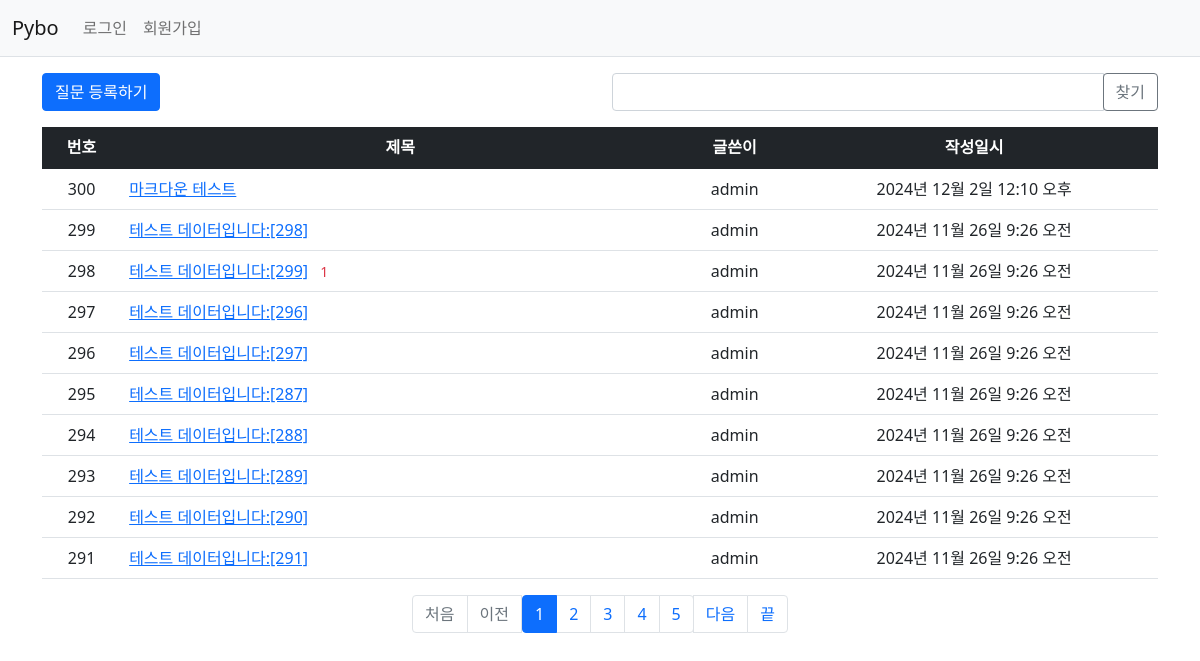
Screenshot of /pybo/ with the database file from the repository.
### pybo/models.py (models this page shows, shortened)
class Question(models.Model):
    author = models.ForeignKey(
        User, on_delete=models.CASCADE, related_name="author_question"
    )
    subject = models.CharField(max_length=200)
    content = models.TextField()
    create_date = models.DateTimeField()
    modify_date = models.DateTimeField(null=True, blank=True)
    voter = models.ManyToManyField(User, related_name="voter_question")

### pybo/views/base_views.py (the view, shortened to what this page needs)
# urls.py: path("", base_views.index, name="index"),
def index(request):
    page = request.GET.get("page", "1")
    kw = request.GET.get("kw", "")
    question_list = Question.objects.order_by("-create_date")
    paginator = Paginator(question_list, 10)
    max_index = len(paginator.page_range)
    page_obj = paginator.get_page(page)
    current_page = int(page)
    group_start = ((current_page - 1) // 5) * 5 + 1
    group_end = min(group_start + 4, paginator.num_pages)
    context = {
        "question_list": page_obj,
        "page": page,
        "kw": kw,
        "max_index": max_index,
        "group_start": group_start,
        "group_end": group_end,
    }
    return render(request, "pybo/question_list.html", context)

### pybo/templatetags/pybo_filter.py (called while the page is built)
@register.filter
def sub(value, arg):
    return value - arg

### templates/pybo/question_list.html (shortened to what this page needs)
{% extends "base.html" %}
{% load pybo_filter %}
{% block content %}
<div class="container my-3">
    <div class="row my-3">
        <div class="col-6">
            <a href="{% url 'pybo:question_create' %}" class="btn btn-primary">질문 등록하기</a>
        </div>
        <div class="col-6">
            <div class="input-group">
                <input type="text" id="search_kw" class="form-control" value="{{ kw|default_if_none:'' }}">
                <div class="input-group-append">
                    <button class="btn btn-outline-secondary" type="button" id="btn_search">찾기</button>
                </div>
            </div>
        </div>
    </div>
    <table class="table">
        <thead>
        <tr class="text-center table-dark">
            <th>번호</th>
            <th style="width:50%">제목</th>
            <th>글쓴이</th>
            <th>작성일시</th>
        </tr>
        </thead>
        <tbody>
        {% if question_list %}
        {% for question in question_list %}
        <tr class="text-center">
            <td>
                {{ question_list.paginator.count|sub:question_list.start_index|sub:forloop.counter0|add:1 }}
            </td>
            <td class="text-start">
                <a href="{% url 'pybo:detail' question.id %}">{{ question.subject }}</a>
                {% if question.answer_set.count > 0 %}
                <span class="text-danger small mx-2">{{ question.answer_set.count }}</span>
                {% endif %}
            </td>
            <td>{{ question.author.username }}</td>
            <td>{{ question.create_date }}</td>
        </tr>
        {% endfor %}
        {% else %}
        <tr>
            <td colspan="4">질문이 없습니다.</td>
        </tr>
        {% endif %}
        </tbody>
    </table>
    <ul class="pagination justify-content-center">
        {% if question_list.has_previous %}
        <li class="page-item">
            <a class="page-link" data-page="{{ 1 }}"
                href="javascript:void(0)">처음</a>
        </li>
        {% else %}
        <li class="page-item disabled">
            <a class="page-link" tabindex="-1" aria-disabled="true" href="#">처음</a>
        </li>
        {% endif %}
        {% if question_list.has_previous %}
        <li class="page-item">
            <a class="page-link" data-page="{{ question_list.previous_page_number }}"
               href="javascript:void(0)">이전</a>
        </li>
        {% else %}
        <li class="page-item disabled">
            <a class="page-link" tabindex="-1" aria-disabled="true" href="#">이전</a>
        </li>
        {% endif %}
        <ul class="pagination">
            {% for page_number in question_list.paginator.page_range %}
                {% if page_number >= group_start and page_number <= group_end %}
                    <li class="page-item {% if page_number == question_list.number %}active{% endif %}">
                        <a class="page-link" href="?page={{ page_number }}">{{ page_number }}</a>
                    </li>
                {% endif %}
                {% endfor %}
        </ul>
        {% if question_list.has_next %}
        <li class="page-item">
            <a class="page-link" data-page="{{ question_list.next_page_number }}"
               href="javascript:void(0)">다음</a>
        </li>
        {% else %}
        <li class="page-item disabled">
            <a class="page-link" tabindex="-1" aria-disabled="true" href="#">다음</a>
        </li>
        {% endif %}
        {% if question_list.has_next %}
        <li class="page-item">
            <a class="page-link" data-page="{{ max_index }}"
                href="javascript:void(0)">끝</a>
        {% else %}
        <li class="page-item disabled">
            <a class="page-link" tabindex="-1" aria-disabled="true" href="#">끝</a>
        {% endif %}
    </ul>
</div>
{% endblock %}

### rows the page displays
Question: paginator.count|sub "300", subject "마크다운 테스트", author.username "admin", create_date "2024년 12월 2일 12:10 오후"
Question: paginator.count|sub "299", subject "테스트 데이터입니다:[298]", author.username "admin", create_date "2024년 11월 26일 9:26 오전"
Question: paginator.count|sub "298", subject "테스트 데이터입니다:[299]", answer_set.count "1", author.username "admin", create_date "2024년 11월 26일 9:26 오전"
Question: paginator.count|sub "297", subject "테스트 데이터입니다:[296]", author.username "admin", create_date "2024년 11월 26일 9:26 오전"
Question: paginator.count|sub "296", subject "테스트 데이터입니다:[297]", author.username "admin", create_date "2024년 11월 26일 9:26 오전"
Question: paginator.count|sub "295", subject "테스트 데이터입니다:[287]", author.username "admin", create_date "2024년 11월 26일 9:26 오전"
Question: paginator.count|sub "294", subject "테스트 데이터입니다:[288]", author.username "admin", create_date "2024년 11월 26일 9:26 오전"
Question: paginator.count|sub "293", subject "테스트 데이터입니다:[289]", author.username "admin", create_date "2024년 11월 26일 9:26 오전"
Question: paginator.count|sub "292", subject "테스트 데이터입니다:[290]", author.username "admin", create_date "2024년 11월 26일 9:26 오전"
Question: paginator.count|sub "291", subject "테스트 데이터입니다:[291]", author.username "admin", create_date "2024년 11월 26일 9:26 오전"

### other values shown
{{ page_number }} "1" "2" "3" "4" "5"
